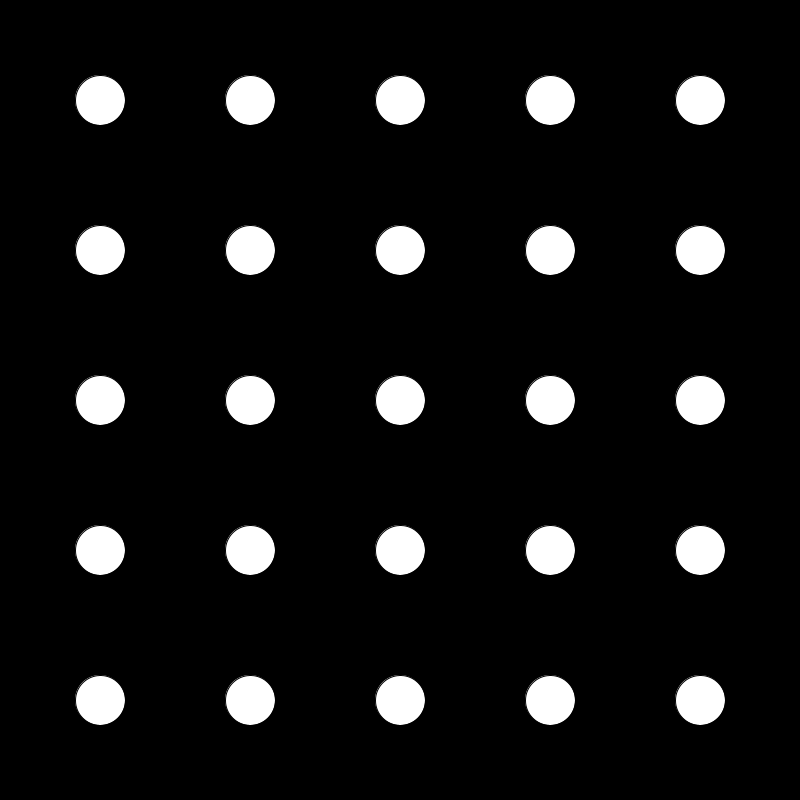
Frame 1 (no input)
Frame 60 (the mouse pressed at the canvas centre just before this capture): identical to frame 1, image omitted
Frame 120 (the mouse held since frame 60 and released just before this capture): identical to frame 1, image omitted

The Processing sketch that drew this single still picture (run headless with seeded random() and noise(); from frame 60 on, the mouse is pressed at the canvas centre):

// Processing sketch: sketch_2d_Array__array_within_array_
// ── sketch_2d_Array__array_within_array_.pde
//2D ARRAY - an array for y within an array for x

final int COL=5;
final int ROW=5;

float[][] x= new float [COL][5]; //25 positions in the array, 5 sets of 5
float[][] y= new float [ROW][5];

// an array within another array
void setup(){
  size(800,800);
  
  for (int i=0; i<COL; i++){ // 1 up here, 5 down there, 2 up here, 5 down there
    for (int j=0; j<ROW; j++){
      x[i][j] = 100+i *150;
      y[i][j]= 100+j*150;
  }
}
}

void draw(){
  background(0);
  for (int i=0; i<COL; i++){
    for (int j=0; j<ROW; j++){
      ellipse(x[i][j], y[i][j],50,50);
    }
  }
}
